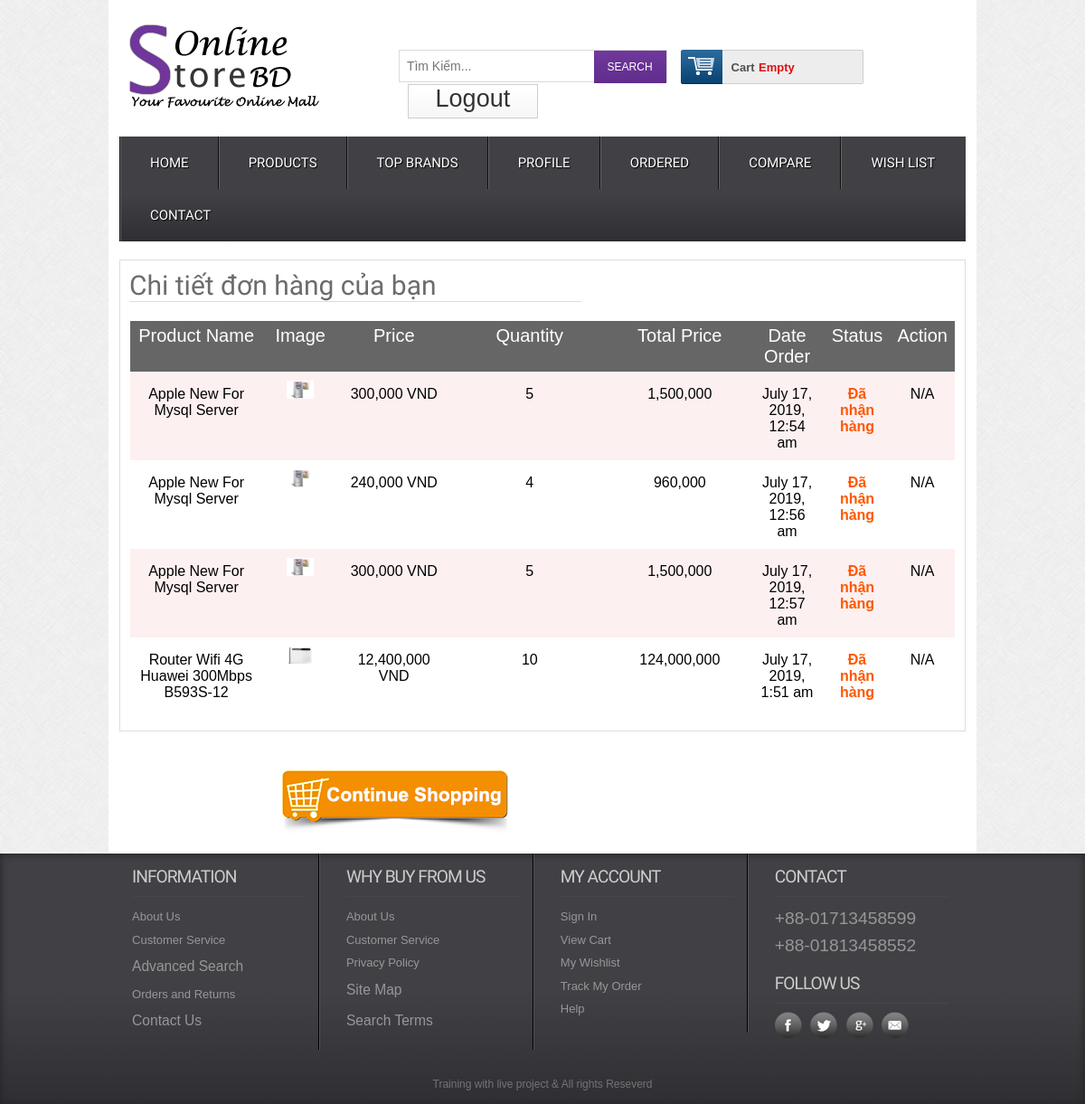
/orderdetail.php (signed in), run on the app's committed database.
### tables this page shows
CREATE TABLE `tbl_order` (
  `id` int(11) NOT NULL,
  `productId` int(11) NOT NULL,
  `productName` varchar(255) NOT NULL,
  `customer_id` int(11) NOT NULL,
  `quantity` int(11) NOT NULL,
  `price` varchar(255) NOT NULL,
  `image` varchar(255) NOT NULL,
  `status` int(11) NOT NULL DEFAULT 0,
  `date_order` datetime NOT NULL DEFAULT current_timestamp()
);

### lib/database.php (called while the page is built, shortened)
<?php
	class Database {
		public $host = DB_HOST;
		public $user = DB_USER;
		public $pass = DB_PASS;
		public $dbname = DB_NAME;
		public $link;
		private function connectDB()
		{
			$this->link = new mysqli($this->host,$this->user,$this->pass,$this->dbname);
		}
		public function select($query)
		{
			$result = $this->link->query($query) or die($this->link->error.__LINE__);
			if($result->num_rows > 0)
			{
				return $result;
			}
			else
			{
				return false;
			}
		}
	}
 ?>

### lib/session.php (called while the page is built, shortened)
<?php
class Session {
public static function get($key){
	if (isset($_SESSION[$key]))
	{
	return $_SESSION[$key];
	}
	else
	{
	return false;
	}
}
}
 ?>

### classes/Order.php (called while the page is built, shortened)
<?php
$filepath = realpath(dirname(__FILE__));
include_once ($filepath.'/../lib/database.php');
include_once ($filepath.'/../helpers/format.php');
?>
<?php
class Order
{
	private $db;
	function __construct()
	{
		$this->db = new Database();
	}
	public function getOrdered($customer_id)
	{
		$query = "SELECT * FROM tbl_order WHERE customer_id = '$customer_id'";
		$result = $this->db->select($query);
		return $result;
	}
}

### helpers/format.php (called while the page is built, shortened)
<?php
class Format
{
    public function formatDate($date){
	return date('F j, Y, g:i a', strtotime($date));
	}
}
 ?>

### orderdetail.php (the view, shortened to what this page needs)
<?php include 'inc/header.php'; ?>
  <?php
	$od = new Order();
 ?>
 <div class="main">
    <div class="content">
    	<div class="cartoption">
			<div class="cartpage">
			    	<h2 style="width: 500px;">Chi tiết đơn hàng của bạn</h2>
						<table class="tblone">
							<tr>
								<th width="20%">Product Name</th>
								<th width="10%">Image</th>
								<th width="15%">Price</th>
								<th width="25%">Quantity</th>
								<th width="20%">Total Price</th>
								<th width="25%">Date Order</th>
								<th width="10">Status</th>
								<th width="10%">Action</th>
							</tr>
							<?php
							$customer_id = Session::get('customer_id');
								$getOrdered = $od->getOrdered($customer_id );
								if (!empty($getOrdered)) {
								foreach($getOrdered as $items):
							?>
							<tr>
								<td><?php echo $items['productName']; ?></td>
								<td><img src="./admin/uploads/<?php echo $items['image'];?>" alt="<?php echo $items['image'];?>"/></td>
								<td><?php echo number_format($items['price'])." "."VND"; ?></td>
								<td><?php echo $items['quantity']; ?></td>
								<?php $total = $items['price'] * $items['quantity']; ?>
								<td><?php echo number_format($total);?></td>
								<td><?php echo $fm->formatDate($items['date_order']); ?></td>
								<td>
									<?php if($items['status']==0)
								{
									echo "chưa sử lý";
								}elseif($items['status']==1) {
								 ?>
								 	<a href="?confirmid=<?php echo $customer_id; ?>&time=<?php echo $items['date_order'] ?>&price=<?php echo $items['price'] ?>">Đã nhận hàng</a>
									<?php
									 }
									 else
									 {
									 	echo "Confirm";
									 }
									 ?>
								</td>
								<?php if($items['status']==0){ ?>
									<td><a href="?id=<?php echo $items['id']; ?>">X</a></td>
								<?php
									}else{
								 ?>
								<td><?php echo 'N/A'; ?></td>
							<?php } ?>
							</tr>
						<?php  endforeach; ?>
					<?php }else {
						echo("<td>Gio Hàng Trống</td>");
					} ?>
						</table>
					</div>
					<div class="shopping">
						<div class="shopleft">
							<a href="index.php"> <img src="images/shop.png" alt="" /></a>
						</div>
					</div>
    	</div>
    </div>
 </div>
</div>
<?php include 'inc/footer.php'; ?>

### css/style.css (style rules this page uses)
html,body,div,span,applet,object,iframe,h1,h2,h3,h4,h5,h6,p,blockquote,pre,a,abbr,acronym,address,big,cite,code,del,dfn,em,img,ins,kbd,q,s,samp,small,strike,strong,sub,sup,tt,var,b,u,i,dl,dt,dd,ol,nav ul,nav li,fieldset,form,label,legend,table,caption,tbody,tfoot,thead,tr,th,td,article,aside,canvas,details,embed,figure,figcaption,footer,header,hgroup,menu,nav,output,ruby,section,summary,time,mark,audio,video { margin:0;padding:0;border:0;font-size:100%;font:inherit;vertical-align:baseline; }
table { border-collapse:collapse;border-spacing:0; }
a { text-decoration:none; }
img { max-width:100%; }
body { font-family:Arial, Helvetica, sans-serif; background:url(../images/body_bg3.jpg); }
.content { padding:20px 0; background:#FFF; }
.content h2 { font-size:23px; color:#6C6C6C; font-family: 'Monda', sans-serif; }
.cartpage { border: 1px solid #ddd; overflow: hidden; padding: 10px; }
.cartpage h2 { border-bottom: 1px solid #ddd; font-size: 30px; margin-bottom: 20px; width: 141px; }
.tblone { border: 1px solid #fff; margin-bottom: 12px; width: 100%; }
.tblone th { background: #666 none repeat scroll 0 0; color: #fff; font-size: 20px; padding: 5px 8px; text-align: center; }
.tblone td { padding:10px;text-align:center; }
table.tblone tr:nth-child(2n+1) { background:#fff;height:30px; }
table.tblone tr:nth-child(2n) { background:#fdf0f1;height:30px; }
table.tblone a { color: #fe5800; font-weight: bold; text-decoration: none; }
table.tblone img { height: 20px; width: 30px; }
.shopping { margin-top: 30px; }
.shopleft, .shopleft { float: left; text-align: center; width: 610px; }
.shopleft img { outline:none }
.shopleft a,.shopright a { outline:none }

### data on the page
tbl_order: productName "Apple New For Mysql Server", image (picture), price "300,000", quantity "5", total "1,500,000", date_order "July 17, 2019, 12:54 am", status "N/A"
tbl_order: productName "Apple New For Mysql Server", image (picture), price "240,000", quantity "4", total "960,000", date_order "July 17, 2019, 12:56 am", status "N/A"
tbl_order: productName "Apple New For Mysql Server", image (picture), price "300,000", quantity "5", total "1,500,000", date_order "July 17, 2019, 12:57 am", status "N/A"
tbl_order: productName "Router Wifi 4G Huawei 300Mbps B593S-12", image (picture), price "12,400,000", quantity "10", total "124,000,000", date_order "July 17, 2019, 1:51 am", status "N/A"
